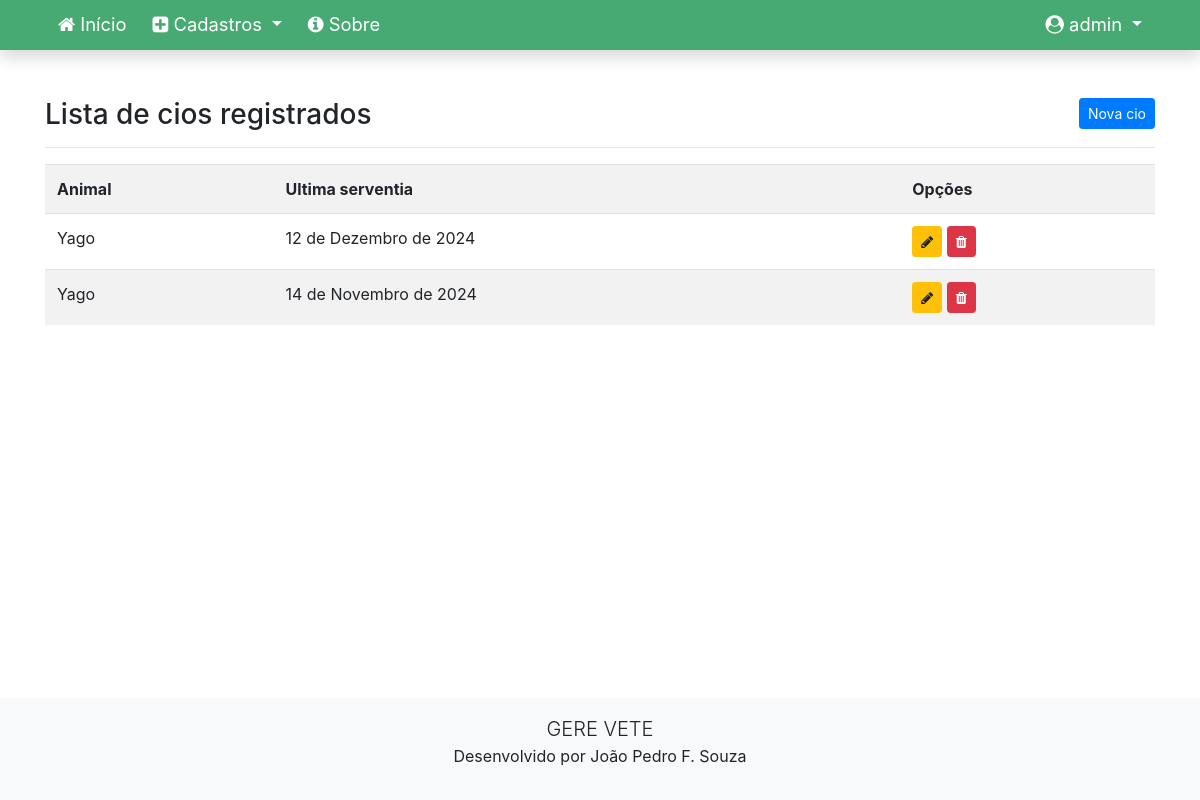
Screenshot of /listar/cios/ (signed in) with the database file from the repository.
### cadastros/models.py (models this page shows, shortened)
class Cio(models.Model):
    animal = models.ForeignKey(Animal, on_delete=models.CASCADE)
    diasServ = models.IntegerField()
    ultimaServ = models.DateField()

class Animal(models.Model):
    nome = models.CharField(max_length=100)
    lote = models.CharField(max_length=100)
    nomePai = models.CharField(max_length=100)
    numeroPai = models.CharField(max_length=100)
    nomeMae = models.CharField(max_length=100)
    numeroMae = models.CharField(max_length=100)
    motivoBaixa = models.CharField(max_length=100)
    partosNaoLancados = models.IntegerField()
    dataNascimento = models.DateField()
    dataBaixa = models.DateField()
    fazenda = models.ForeignKey(Fazenda, on_delete=models.CASCADE)
    usuario = models.ForeignKey(User, on_delete=models.PROTECT)

### cadastros/views.py (the view)
# urls.py: path('listar/cios/', CiosList.as_view(), name='cio-list'),
class CiosList(LoginRequiredMixin, ListView):
    login_url = reverse_lazy('login')
    model = Cio
    template_name = 'cadastros/listas/cio.html'

### cadastros/templates/cadastros/listas/cio.html
{% extends 'paginas/modelo-blue-deep.html' %}
{% load static %}
{% block conteudo %}
<h3>
    Lista de cios registrados
    <a href="{% url 'cio-create' %}" class="btn btn-primary btn-sm float-right">Nova cio</a>
</h3>
<hr>
<div class="table-responsive">
    <table class="table table-striped">
        <tr>
            <th>Animal</th>
            <th>Ultima serventia</th>
            <th>Opções</th>
        </tr>
        {% for cio in object_list %}
        <tr>
            <td>{{ cio.animal.nome }}</td>
            <td>{{ cio.ultimaServ }}</td>
            <td>
                <a href="{% url 'cio-update' cio.pk %}" class="btn btn-warning btn-sm" title="Editar">
                    <i class="fa fa-pencil" aria-hidden="true"></i>
                </a>
                <a href="{% url 'cio-delete' cio.pk %}" class="btn btn-danger btn-sm" title="Excluir">
                    <i class="fa fa-trash" aria-hidden="true"></i>
                </a>
            </td>
        </tr>
        {% empty %}
        <tr>
            <td colspan="3">Nenhum cio registrado.</td>
        </tr>
        {% endfor %}
    </table>
</div>
{% endblock %}

### paginas/templates/paginas/modelo-blue-deep.html (shortened to what this page needs)
{% load static %}
<!doctype html>
<html lang="pt-br" class="h-100">
<head>
    <link href="{% static 'css/bootstrap.min.css' %}" rel="stylesheet">
    <link href="{% static 'css/font-awesome.min.css' %}" rel="stylesheet">
    <link href="{% static 'css/gerevete.css' %}" rel="stylesheet">
    <link rel="stylesheet" type="text/css" href="https://cdn.datatables.net/v/bs4/dt-1.10.22/datatables.min.css" />
</head>
<body class="d-flex flex-column h-100">
    <main role="main" class="flex-shrink-0">
        {% block menu %}
        <nav class="navbar navbar-expand-lg navbar-dark bg-gerevete font-115 shadow">
            <div class="container">
                <div class="collapse navbar-collapse" id="navbarNavDropdown">
                    <ul class="navbar-nav mr-auto">
                        <li class="nav-item">
                            <a class="nav-link" href="{% url 'index' %}">
                                <i class="fa fa-home" aria-hidden="true"></i>
                                Início
                            </a>
                        </li>
                        {% if request.user.is_authenticated %}
                        <li class="nav-item dropdown">
                            <a class="nav-link dropdown-toggle text-white" href="#" id="navbarDropdownMenuLink"
                                role="button" data-toggle="dropdown" aria-haspopup="true" aria-expanded="false">
                                <i class="fa fa-plus-square" aria-hidden="true"></i>
                                Cadastros
                            </a>
                        </li>
                        {% endif %}
                        <li class="nav-item ">
                            <a class="nav-link" href="{% url 'sobre' %}">
                                <i class="fa fa-info-circle" aria-hidden="true"></i>
                                Sobre
                            </a>
                        </li>
                    </ul>
                    <ul class="navbar-nav">
                        {% if request.user.is_authenticated %}
                        <li class="nav-item dropdown">
                            <a class="nav-link dropdown-toggle text-white" href="#" id="navbarDropdownMenuLink"
                                role="button" data-toggle="dropdown" aria-haspopup="true" aria-expanded="false">
                                <i class="fa fa-user-circle" aria-hidden="true"></i>
                                <span id="username">{{ request.user }}</span>
                            </a>
                        </li>
                        {% endif %}
                    </ul>
                </div>
            </div>
        </nav>
        {% endblock %}
        <div class="container py-5">
            {% block conteudo %}{% endblock %}
        </div>
    </main>
    <footer class="mt-auto">
        {% block rodape %}
        <div class="container-fluid bg-light text-center p-3">
            <div class="row">
                <div class="col-md-4 mx-auto text-center">
                    <p>
                        <span class="lead">GERE VETE</span><br>
                        <span>Desenvolvido por João Pedro F. Souza</span>
                    </p>
                </div>
            </div>
            {% endblock %}
    </footer>
</body>
</html>

### static/css/gerevete.css (style rules this page uses)
.bg-gerevete { background-color: #48aa73; }
.font-115 { font-size: 115%; }
.navbar { padding: 0 !important; }
.navbar a.nav-link { color: white !important; }
.navbar .nav-item { padding: 3px 5px; }
table td { max-width: 500px; }

### rows the page displays
Cio: animal.nome "Yago", ultimaServ "12 de Dezembro de 2024"
Cio: animal.nome "Yago", ultimaServ "14 de Novembro de 2024"

### other values shown
{{ request.user }} "admin"
